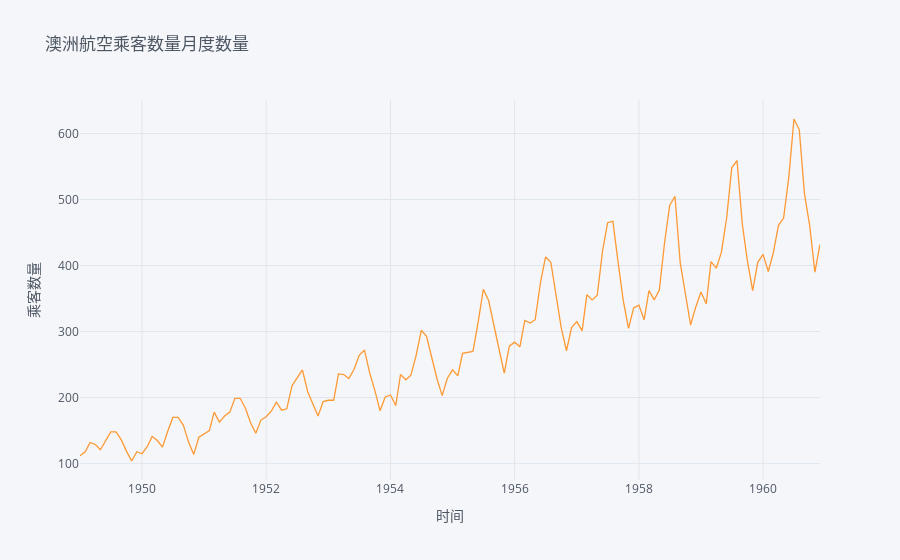

The code cell stored with this chart in its notebook:
### Markdown cell above
#### 使用 Plotly Express cufflinks 来画时间序列
* 它直接使用了 index 当做 x 轴
* 它直接使用了 Passengers 当做 y 轴
* 在 data (DataFrame) 后直接加上 iplot 就可以画图，比较简单

### Code cell
import cufflinks as cf
fig = data.iplot(asFigure=True, xTitle="时间",yTitle="乘客数量", title="澳洲航空乘客数量月度数量")
fig.show()

### Figure 1 — Plotly figure (JSON) as saved in the notebook; plotly's stock layout.template omitted (floating-point values rounded to 4 significant figures; data arrays with more than 128 entries replaced by an {"elided": "..."} marker saying what was removed)
{"data": [{"line": {"color": "rgba(255, 153, 51, 1.0)", "dash": "solid", "shape": "linear", "width": 1.3}, "mode": "lines", "name": "Passengers", "text": "", "type": "scatter", "x": {"elided": "144 str values"}, "y": {"elided": "144 int values"}}], "layout": {"legend": {"bgcolor": "#F5F6F9", "font": {"color": "#4D5663"}}, "paper_bgcolor": "#F5F6F9", "plot_bgcolor": "#F5F6F9", "title": {"font": {"color": "#4D5663"}, "text": "澳洲航空乘客数量月度数量"}, "xaxis": {"gridcolor": "#E1E5ED", "showgrid": true, "tickfont": {"color": "#4D5663"}, "title": {"font": {"color": "#4D5663"}, "text": "时间"}, "zerolinecolor": "#E1E5ED"}, "yaxis": {"gridcolor": "#E1E5ED", "showgrid": true, "tickfont": {"color": "#4D5663"}, "title": {"font": {"color": "#4D5663"}, "text": "乘客数量"}, "zerolinecolor": "#E1E5ED"}}}
